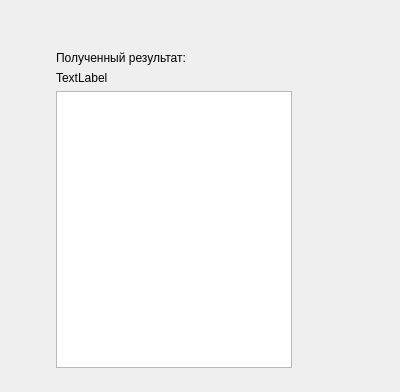
<?xml version="1.0" encoding="UTF-8"?>
<ui version="4.0">
 <class>MainWindow</class>
 <widget class="QMainWindow" name="MainWindow">
  <property name="geometry">
   <rect>
    <x>0</x>
    <y>0</y>
    <width>400</width>
    <height>392</height>
   </rect>
  </property>
  <property name="windowTitle">
   <string>MainWindow</string>
  </property>
  <widget class="QWidget" name="centralWidget">
   <property name="minimumSize">
    <size>
     <width>400</width>
     <height>0</height>
    </size>
   </property>
   <widget class="QWidget" name="layoutWidget">
    <property name="geometry">
     <rect>
      <x>45</x>
      <y>40</y>
      <width>258</width>
      <height>339</height>
     </rect>
    </property>
    <layout class="QVBoxLayout" name="verticalLayout">
     <item>
      <widget class="QLabel" name="message">
       <property name="text">
        <string>Полученный результат:</string>
       </property>
      </widget>
     </item>
     <item>
      <widget class="QLabel" name="label">
       <property name="text">
        <string>TextLabel</string>
       </property>
      </widget>
     </item>
     <item>
      <widget class="QTextEdit" name="text_edit"/>
     </item>
    </layout>
   </widget>
  </widget>
 </widget>
 <layoutdefault spacing="6" margin="11"/>
 <resources/>
 <connections/>
</ui>
